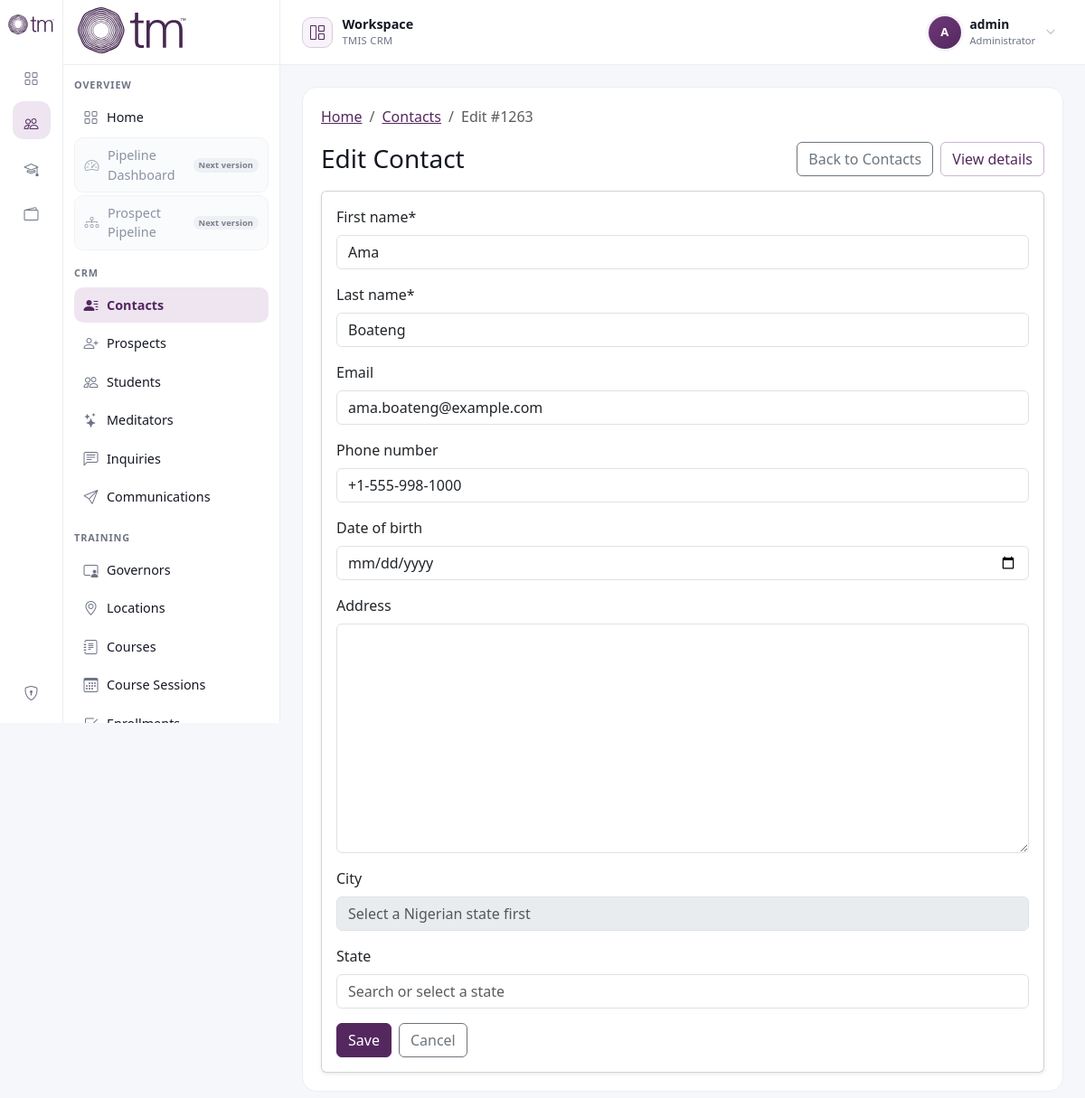
/contacts/1263/edit/ (signed in), run on the app's committed database.
### core/models.py (models this page shows, shortened)
class TimeStampedModel(models.Model):
    created_at = models.DateTimeField(auto_now_add=True)
    updated_at = models.DateTimeField(auto_now=True)
    class Meta:
        abstract = True

class Contact(TimeStampedModel):
    uuid = models.UUIDField(default=uuid.uuid4, editable=False, unique=True)
    crm_reference = models.CharField(max_length=30, unique=True, editable=False)
    first_name = models.CharField(max_length=100)
    last_name = models.CharField(max_length=100)
    email = models.EmailField(blank=True, null=True)
    phone_number = models.CharField(max_length=30, blank=True, null=True)
    date_of_birth = models.DateField(null=True, blank=True)
    address = models.TextField(blank=True)
    city = models.CharField(max_length=100, blank=True)
    province_state = models.CharField(max_length=100, blank=True)
    country = models.CharField(max_length=100, blank=True)
    class Meta:
        ordering = ["first_name", "last_name"]
        indexes = [
            models.Index(fields=["email"]),
            models.Index(fields=["phone_number"]),
        ]
        constraints = [
            models.UniqueConstraint(
                Lower("email"),
                condition=Q(email__isnull=False) & ~Q(email=""),
                name="unique_contact_email_ci_nonempty",
            )
        ]

### core/views.py (the view)
class ContactUpdateView(BaseUpdateView):
    model = Contact
    form_class = ContactForm
    fields = None

### core/forms.py
class ContactForm(forms.ModelForm):
    class Meta:
        model = Contact
        exclude = ("country",)
        widgets = {
            "date_of_birth": forms.DateInput(attrs={"type": "date"}),
            "province_state": forms.TextInput(
                attrs={"data-nigeria-state": "true", "autocomplete": "off"}
            ),
            "city": forms.TextInput(
                attrs={"data-nigeria-city": "true", "autocomplete": "off"}
            ),
        }
        labels = {"province_state": "State"}

### core/services/ownership.py (called while the page is built, shortened)
def scope_queryset_for_user(*, queryset: QuerySet, model, user) -> QuerySet:
    if not user or not getattr(user, "is_authenticated", False):
        return queryset.none()
    if user.is_superuser or user.is_staff:
        return queryset

### core/views.py (called while the page is built)
def get_model_ui_options(model):
    return {
        "allow_create": True,
        "allow_delete": True,
        "allow_archive": False,
        "manage_in_admin": False,
        **CRUD_MODEL_UI_OPTIONS.get(model, {}),
    }

    def _model_slug(self):
        return self.model._meta.model_name

    @staticmethod
    def _supports_uuid_lookup(model):
        if model not in {Contact, Prospect, Student, Meditator, Inquiry}:
            return False
        return any(field.name == "uuid" for field in model._meta.fields)

    def _ui_model_names(self):
        return self.MODEL_UI_NAME_OVERRIDES.get(
            self.model,
            (
                self.model._meta.verbose_name.title(),
                self.model._meta.verbose_name_plural.title(),
            ),
        )

    @staticmethod
    def _apply_governor_label_replacements(form):
        for field in form.fields.values():
            if field.label:
                field.label = field.label.replace("Teachers", "Governors").replace(
                    "Teacher", "Governor"
                )
            if field.help_text:
                field.help_text = str(field.help_text).replace("Teachers", "Governors").replace(
                    "Teacher", "Governor"
                )

    def get_queryset(self):
        queryset = super().get_queryset()
        return scope_queryset_for_user(
            queryset=queryset,
            model=self.model,
            user=self.request.user,
        )

    def get_object(self, queryset=None):
        queryset = queryset or self.get_queryset()
        return self._resolve_scoped_object(queryset, self.kwargs.get("pk"))

### core/templates/core/crud/model_form.html (shortened to what this page needs)
{% extends "core/crud/base.html" %}
{% load crispy_forms_tags %}
{% block breadcrumb_current %}
  <li class="breadcrumb-item active" aria-current="page">
    {% if object %}Edit #{{ object.pk }}{% else %}Create{% endif %}
  </li>
{% endblock %}
{% block content %}
<div class="d-flex justify-content-between align-items-center mb-3">
  <h1 class="h3 mb-0">{% if object %}Edit{% else %}Create{% endif %} {{ model_name }}</h1>
  <div class="d-flex gap-2">
    <a class="btn btn-outline-secondary" href="{% url list_url_name %}">Back to {{ model_name_plural }}</a>
    {% if object %}
      <a class="btn btn-outline-primary" href="{% url detail_url_name object.pk %}">View details</a>
    {% endif %}
  </div>
</div>
<div class="card shadow-sm">
  <div class="card-body">
    <form method="post" novalidate>
      {{ form|crispy }}
      <div class="d-flex gap-2 mt-3">
        <button class="btn btn-primary" type="submit">Save</button>
        {% if object %}
          <a class="btn btn-outline-secondary" href="{% url detail_url_name object.pk %}">Cancel</a>
        {% else %}
          <a class="btn btn-outline-secondary" href="{% url list_url_name %}">Cancel</a>
        {% endif %}
      </div>
    </form>
  </div>
</div>
{% endblock %}

### core/templates/core/crud/base.html (shortened to what this page needs)
<!DOCTYPE html>
{% load static %}
<html lang="en">
<head>
  <link
    href="https://cdn.jsdelivr.net/npm/bootstrap@5.3.3/dist/css/bootstrap.min.css"
    rel="stylesheet"
  >
  <link
    rel="stylesheet"
    href="https://cdn.jsdelivr.net/npm/bootstrap-icons@1.11.3/font/bootstrap-icons.min.css"
  >
</head>
<body>
  <div class="crm-layout d-flex">
    <aside class="icon-rail d-none d-lg-flex flex-column align-items-center py-3 position-sticky top-0 vh-100">
      <a class="mb-4 d-inline-flex justify-content-center" href="{% url 'core:home' %}" title="TMIS">
        <img src="{% static 'core/images/tmis-logo.svg' %}" alt="TMIS CRM" class="brand-mark">
      </a>
      <nav class="d-flex flex-column align-items-center gap-2">
        <a class="icon-link{% if request.path == '/' %} active{% endif %}" href="{% url 'core:home' %}" title="Home">
          <i class="bi bi-grid"></i>
        </a>
        <a class="icon-link{% if '/pipeline/' in request.path or '/prospects/' in request.path or '/students/' in request.path or '/inquiries/' in request.path or '/communications/' in request.path or '/contacts/' in request.path %} active{% endif %}" href="{% url 'core:prospect-list' %}" title="CRM">
          <i class="bi bi-people"></i>
        </a>
        <a class="icon-link" href="{% url 'core:teacher-list' %}" title="Training">
          <i class="bi bi-mortarboard"></i>
        </a>
        <a class="icon-link{% if '/invoices/' in request.path or '/payments/' in request.path or '/disbursements/' in request.path or '/reporting/' in request.path %} active{% endif %}" href="{% url 'core:invoice-list' %}" title="Finance">
          <i class="bi bi-wallet2"></i>
        </a>
      </nav>
      <div class="mt-auto d-flex flex-column align-items-center gap-2">
        {% if request.user.is_staff %}
          <a class="icon-link" href="/admin/" title="Admin">
            <i class="bi bi-shield-lock"></i>
          </a>
        {% endif %}
      </div>
    </aside>
    <aside class="main-sidebar d-none d-lg-flex flex-column position-sticky top-0 vh-100">
      <div class="sidebar-header px-3 d-flex align-items-center">
        <div>
          <img src="{% static 'core/images/tmis-logo.svg' %}" alt="TMIS CRM" class="sidebar-logo mb-1">
        </div>
      </div>
      <nav class="main-nav">
        {% include "core/crud/partials/sidebar_nav.html" %}
      </nav>
    </aside>
    <main class="content-shell">
      <div class="desktop-account-bar d-none d-lg-flex">
        <div class="workspace-context" aria-label="Current workspace">
          <span class="workspace-context-icon" aria-hidden="true"><i class="bi bi-grid-1x2"></i></span>
          <span>
            <span class="workspace-context-title">Workspace</span>
            <span class="workspace-context-label">TMIS CRM</span>
          </span>
        </div>
        {% if request.user.is_authenticated %}
          <div class="dropdown">
            <button class="account-menu-toggle dropdown-toggle" type="button" data-bs-toggle="dropdown" aria-expanded="false" aria-label="Open account menu for {{ request.user.get_username }}">
              <span class="account-avatar" aria-hidden="true">{{ request.user.get_username|first }}</span>
              <span class="account-menu-identity">
                <span class="account-menu-name">{{ request.user.get_full_name|default:request.user.get_username }}</span>
                <span class="account-menu-role">
                  {% if request.user.is_superuser %}Administrator{% elif request.user.is_staff %}Staff account{% else %}Account{% endif %}
                </span>
              </span>
              <i class="bi bi-chevron-down account-menu-chevron" aria-hidden="true"></i>
            </button>
          </div>
        {% else %}
          <a class="btn btn-outline-primary btn-sm" href="{% url 'core:login' %}?next={{ request.path|urlencode }}">Login</a>
        {% endif %}
      </div>
      <div class="content-card">
        {% if list_url_name %}
          <nav aria-label="breadcrumb" class="mb-3">
            <ol class="breadcrumb mb-0">
              <li class="breadcrumb-item"><a href="{% url 'core:home' %}">Home</a></li>
              <li class="breadcrumb-item"><a href="{% url list_url_name %}">{{ model_name_plural }}</a></li>
              {% block breadcrumb_current %}{% endblock %}
            </ol>
          </nav>
        {% endif %}
        {% block content %}{% endblock %}
      </div>
    </main>
  </div>
</body>
</html>

### data on the page
Contact: pk "1263", first_name "Ama", last_name "Boateng", email "ama.boateng@example.com", phone_number "+1-555-998-1000"

### other printed values
{{ request.user.get_username|first }} "A"
{{ request.user.get_full_name|default:request.user.get_username }} "admin"
{{ model_name_plural }} "Contacts"
{{ model_name }} "Contact"
